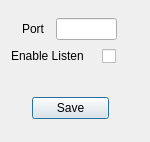
<?xml version="1.0" encoding="UTF-8"?>
<ui version="4.0">
 <class>ListenPort</class>
 <widget class="QDialog" name="ListenPort">
  <property name="geometry">
   <rect>
    <x>0</x>
    <y>0</y>
    <width>150</width>
    <height>142</height>
   </rect>
  </property>
  <property name="windowTitle">
   <string>Dialog</string>
  </property>
  <widget class="QLineEdit" name="portNo">
   <property name="geometry">
    <rect>
     <x>56</x>
     <y>18</y>
     <width>61</width>
     <height>22</height>
    </rect>
   </property>
  </widget>
  <widget class="QLabel" name="label">
   <property name="geometry">
    <rect>
     <x>22</x>
     <y>18</y>
     <width>55</width>
     <height>21</height>
    </rect>
   </property>
   <property name="text">
    <string>Port</string>
   </property>
  </widget>
  <widget class="QCheckBox" name="Enabled">
   <property name="geometry">
    <rect>
     <x>11</x>
     <y>46</y>
     <width>105</width>
     <height>20</height>
    </rect>
   </property>
   <property name="layoutDirection">
    <enum>Qt::RightToLeft</enum>
   </property>
   <property name="text">
    <string>Enable Listen    </string>
   </property>
  </widget>
  <widget class="QDialogButtonBox" name="buttonBox">
   <property name="geometry">
    <rect>
     <x>32</x>
     <y>94</y>
     <width>77</width>
     <height>28</height>
    </rect>
   </property>
   <property name="standardButtons">
    <set>QDialogButtonBox::Save</set>
   </property>
  </widget>
 </widget>
 <resources/>
 <connections/>
</ui>
